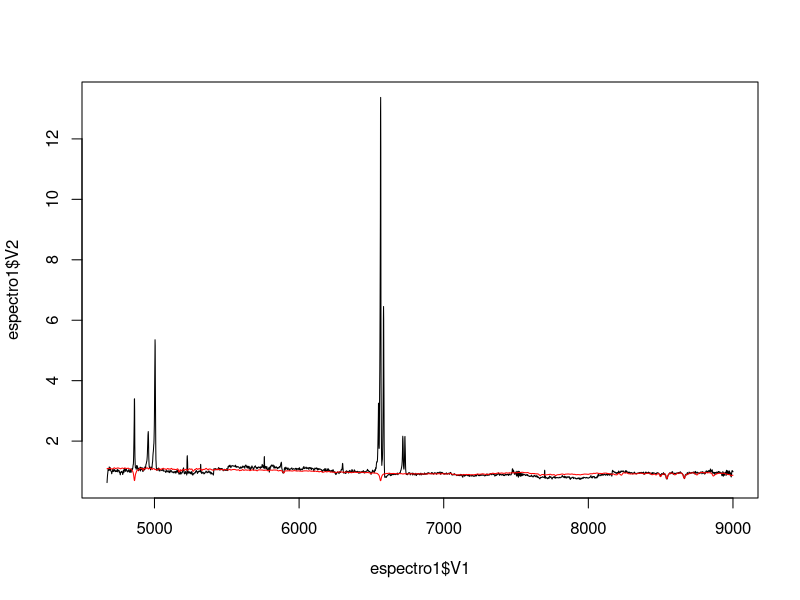
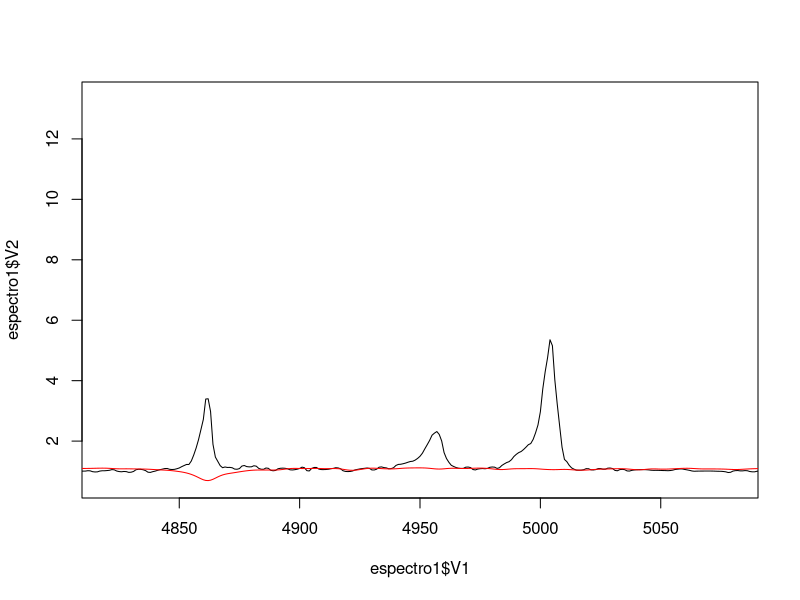
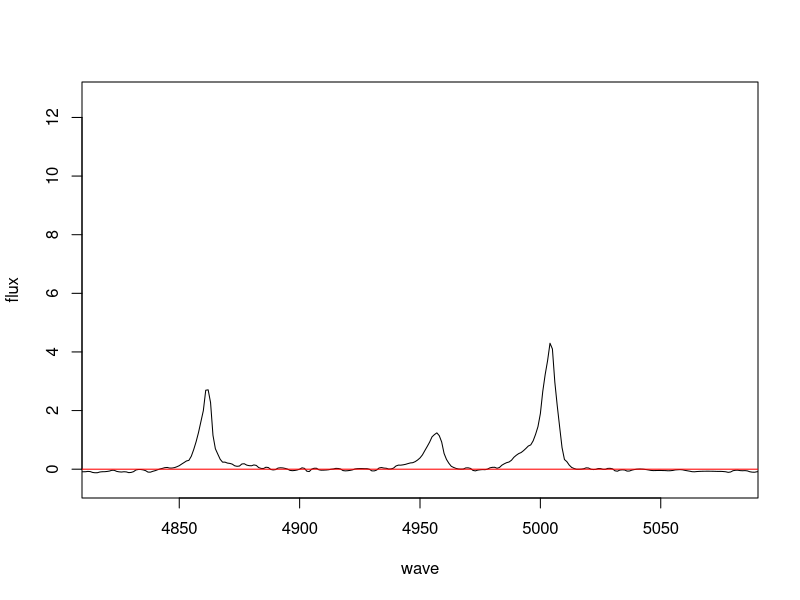
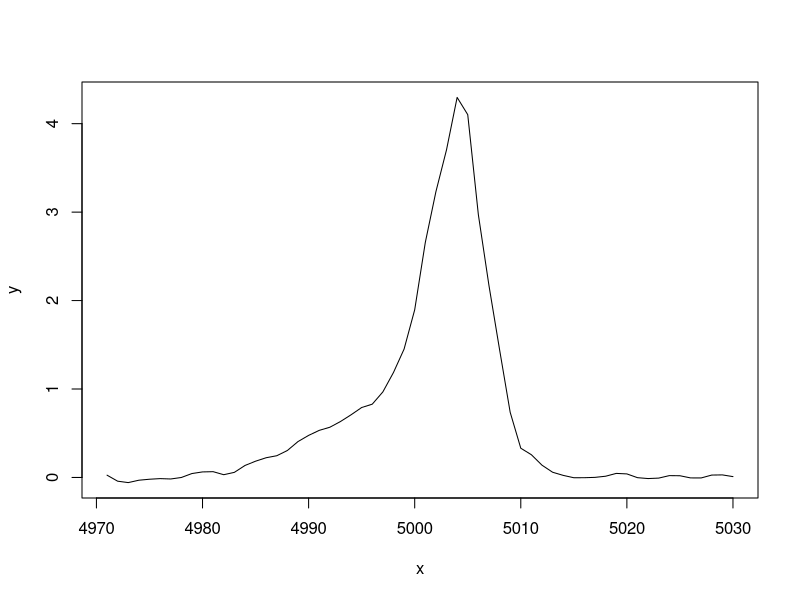
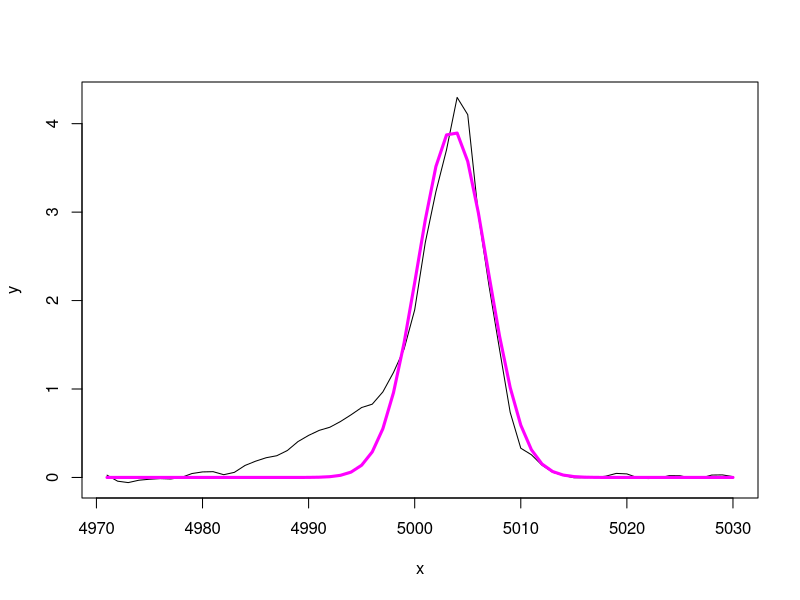
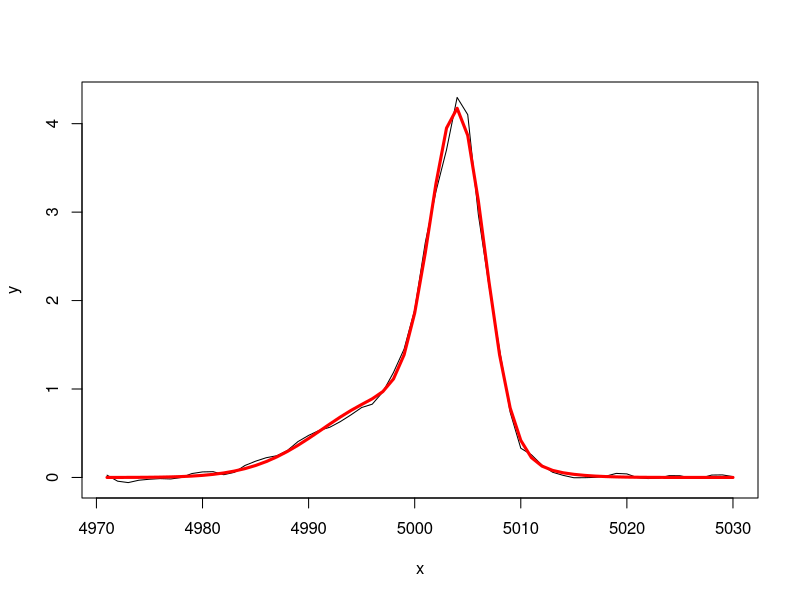

These charts were generated, in order, by the following R code: (Note: this script raises an error after producing the figures.)
espectro1=read.table("spec157164.dat")

plot(espectro1$V1, espectro1$V2, type="l")
lines(espectro1$V1,espectro1$V3,col="red")

plot(espectro1$V1, espectro1$V2, type="l", xlim=c(4820,5080))
lines(espectro1$V1,espectro1$V3,col="red")

wave = espectro1$V1
flux = espectro1$V2 - espectro1$V3

plot(wave, flux, type="l", xlim=c(4820,5080))
abline(h=0.0, col="red")

esp1=subset(espectro1,espectro1$V1>4970 & espectro1$V1<=5030)

x = esp1$V1
y = esp1$V2 - esp1$V3

plot(x,y, type="l")

nonlin_mod1=nls(y ~ a*exp(-(x-m)**2/(2*s**2)),start=list(a=1,m=5006,s=10))

plot(x,y, type="l")
lines(x,predict(nonlin_mod1),col="magenta",lwd=3)

nonlin_mod2=nls(y ~ a*exp(-(x-4998.0)**2/(2*s**2))+a2*exp(-(x-m2)**2/(2*s2**2)),start=list(a=2,s=4,a2=2,m2=5005,s2=10))

plot(x,y, type="l")
lines(x,predict(nonlin_mod2),col="red",lwd=3)


nonlin_mod3=nls(y ~ a*exp(-(x-m)**2/(2*s**2))+a2*exp(-(x-m2)**2/(2*s2**2))+a3*exp(-(x-m3)**2/(2*s3**2)),start=list(a=0.5,m=4995,s=2,a2=0.3,m2=5001,s2=4,a3=0.5,m3=5006,s3=6))

plot(x,y, type="l")
lines(x,predict(nonlin_mod3),col="blue",lwd=3)

plot(x,y, type="l")
lines(x,predict(nonlin_mod1),col="magenta",lwd=3)
lines(x,predict(nonlin_mod2),col="red",lwd=3)
lines(x,predict(nonlin_mod3),col="blue",lwd=3)
